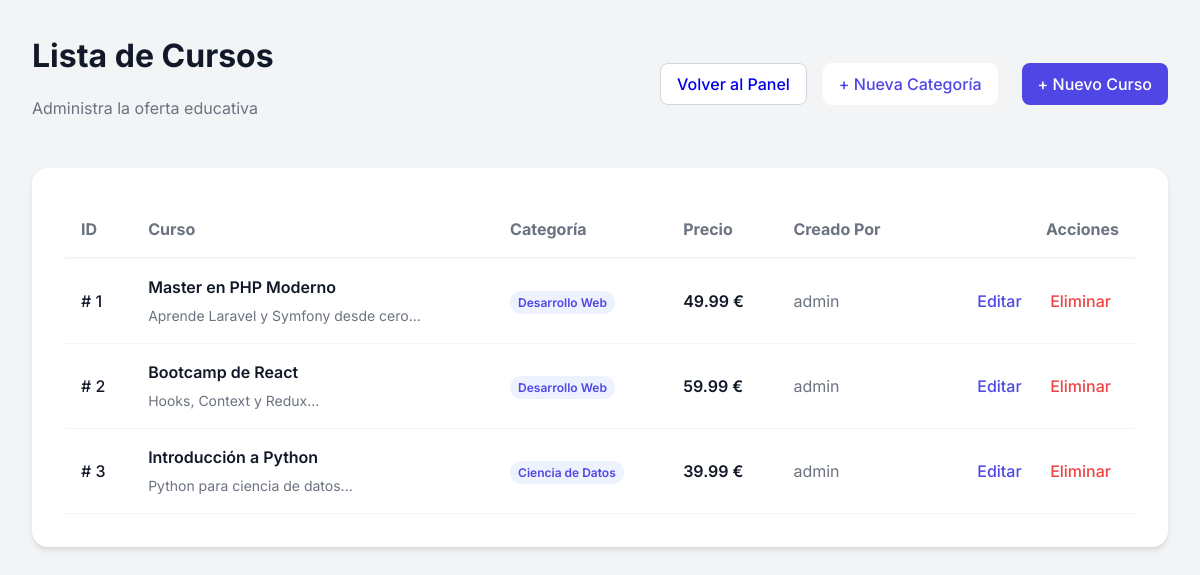
The app's page /operaciones/listar.php (signed in), older data.
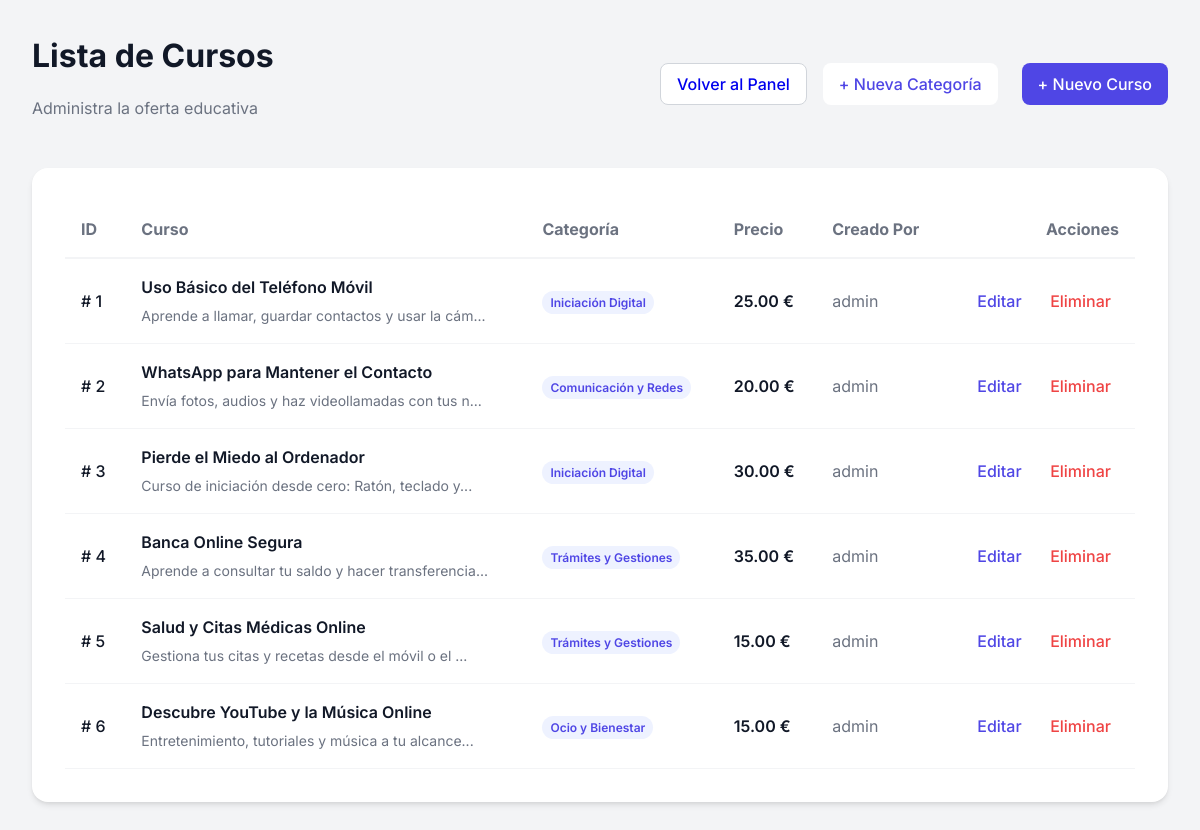
The same page, newer data.
### tables this page shows
CREATE TABLE IF NOT EXISTS cursos (
    id INT AUTO_INCREMENT PRIMARY KEY,
    titulo VARCHAR(150) NOT NULL,
    descripcion TEXT,
    precio DECIMAL(10, 2) DEFAULT 0.00,
    categoria_id INT,
    creado_por INT,
    fecha_creacion TIMESTAMP DEFAULT CURRENT_TIMESTAMP,
    FOREIGN KEY (categoria_id) REFERENCES categorias(id) ON DELETE SET NULL,
    FOREIGN KEY (creado_por) REFERENCES usuarios(id) ON DELETE SET NULL
);

CREATE TABLE IF NOT EXISTS categorias (
    id INT AUTO_INCREMENT PRIMARY KEY,
    nombre VARCHAR(100) NOT NULL UNIQUE,
    descripcion TEXT
);

CREATE TABLE IF NOT EXISTS usuarios (
    id INT AUTO_INCREMENT PRIMARY KEY,
    usuario VARCHAR(50) NOT NULL UNIQUE,
    email VARCHAR(100) NOT NULL UNIQUE,
    clave VARCHAR(255) NOT NULL,  
    rol ENUM('admin', 'estudiante', 'profesor') DEFAULT 'estudiante',
    fecha_creacion TIMESTAMP DEFAULT CURRENT_TIMESTAMP
);

### operaciones/listar.php (the view, shortened to what this page needs)
<?php
require_once '../configuracion/conexion.php';
$consulta = $conexion->query("
    SELECT cursos.*, categorias.nombre as nombre_categoria, usuarios.usuario as instructor
    FROM cursos
    LEFT JOIN categorias ON cursos.categoria_id = categorias.id
    LEFT JOIN usuarios ON cursos.creado_por = usuarios.id
    ORDER BY cursos.fecha_creacion DESC
");
$cursos = $consulta->fetchAll();
?>
<!DOCTYPE html>
<html lang="es">
<head>
    <link rel="stylesheet" href="../recursos/estilos/estilos.css">
</head>
<body>
    <div class="contenedor">
        <div class="cabecera-lista">
            <div>
                <h1 class="titulo-lista">Lista de Cursos</h1>
                <p class="subtitulo-lista">Administra la oferta educativa</p>
            </div>
            <div class="acciones-cabecera">
                <a href="../panel.php" class="btn btn-volver">Volver al Panel</a>
                <a href="crear_categoria.php" class="btn btn-claro" style="margin-right: 0.5rem;">+ Nueva Categoría</a>
                <a href="crear.php" class="btn btn-primario">+ Nuevo Curso</a>
            </div>
        </div>
        <div class="tarjeta contenedor-tabla">
            <table class="tabla-base">
                <thead>
                    <tr>
                        <th>ID</th>
                        <th>Curso</th>
                        <th>Categoría</th>
                        <th>Precio</th>
                        <th>Creado Por</th>
                        <th class="td-derecha">Acciones</th>
                    </tr>
                </thead>
                <tbody>
                    <?php foreach ($cursos as $curso): ?>
                        <tr class="fila-tabla">
                            <td style="font-weight: 500;">#
                                <?= $curso['id'] ?>
                            </td>
                            <td class="celda-curso">
                                <div class="titulo-curso">
                                    <?= htmlspecialchars($curso['titulo']) ?>
                                </div>
                                <small class="descripcion-curso">
                                    <?= htmlspecialchars(substr($curso['descripcion'], 0, 50)) ?>...
                                </small>
                            </td>
                            <td>
                                <span class="badge-categoria">
                                    <?= htmlspecialchars($curso['nombre_categoria'] ?? 'Sin Categoría') ?>
                                </span>
                            </td>
                            <td class="precio-curso">
                                <?= number_format($curso['precio'], 2) ?> €
                            </td>
                            <td style="color: var(--texto-secundario);">
                                <?= htmlspecialchars($curso['instructor'] ?? 'Sistema') ?>
                            </td>
                            <td class="td-derecha">
                                <a href="editar.php?id=<?= $curso['id'] ?>" class="btn btn-texto-primario">Editar</a>
                                <a href="eliminar.php?id=<?= $curso['id'] ?>" class="btn btn-texto-peligro"
                                    onclick="return confirm('¿Estás seguro de eliminar este curso?');">Eliminar</a>
                            </td>
                        </tr>
                    <?php endforeach; ?>
                </tbody>
            </table>
        </div>
    </div>
</body>
</html>

### recursos/estilos/base.css (style rules this page uses)
:root { --color-primario: #4F46E5; --color-primario-hover: #4338ca; --color-fondo: #F3F4F6; --color-superficie: #FFFFFF; --texto-principal: #111827; --texto-secundario: #6B7280; --color-acento: #10B981; --color-peligro: #EF4444; --sombra-sm: 0 1px 2px 0 rgba(0, 0, 0, 0.05); --sombra-md: 0 4px 6px -1px rgba(0, 0, 0, 0.1), 0 2px 4px -1px rgba(0, 0, 0, 0.06); --sombra-lg: 0 10px 15px -3px rgba(0, 0, 0, 0.1), 0 4px 6px -2px rgba(0, 0, 0, 0.05); --radio-md: 0.5rem; --radio-lg: 1rem; }
body { font-family: 'Inter', system-ui, -apple-system, sans-serif; background-color: var(--color-fondo); color: var(--texto-principal); margin: 0; padding: 0; line-height: 1.5; }
.contenedor { max-width: 1200px; margin: 0 auto; padding: 2rem; }

### recursos/estilos/componentes.css (style rules this page uses)
.tarjeta { background: var(--color-superficie); border-radius: var(--radio-lg); box-shadow: var(--sombra-md); padding: 2rem; border: 1px solid rgba(255, 255, 255, 0.1); backdrop-filter: blur(10px); }
.btn { display: inline-flex; align-items: center; justify-content: center; padding: 0.5rem 1rem; border-radius: var(--radio-md); font-weight: 500; transition: all 0.2s ease; cursor: pointer; border: none; text-decoration: none; }
.btn-primario { background-color: var(--color-primario); color: white; }
.btn-claro { background: white; color: var(--color-primario); }
.btn-texto-primario { color: var(--color-primario); padding: 0.25rem 0.5rem; margin-right: 0.5rem; }
.btn-texto-peligro { color: var(--color-peligro); padding: 0.25rem 0.5rem; }
.badge-categoria { background: #EEF2FF; color: var(--color-primario); padding: 0.25rem 0.5rem; border-radius: 999px; font-size: 0.75rem; font-weight: 600; }

### recursos/estilos/paginas/tabla.css (style rules this page uses)
.contenedor-tabla { overflow-x: auto; }
.tabla-base { width: 100%; border-collapse: collapse; }
.tabla-base thead { text-align: left; border-bottom: 2px solid #F3F4F6; }
.tabla-base th { padding: 1rem; color: var(--texto-secundario); }
.tabla-base tbody tr { border-bottom: 1px solid #F3F4F6; }
.tabla-base td { padding: 1rem; }
.tabla-base .td-derecha { text-align: right; }
.fila-tabla { border-bottom: 1px solid #F3F4F6; }
.celda-curso { padding: 1rem; }
.titulo-curso { font-weight: 600; margin-bottom: 0.25rem; }
.descripcion-curso { color: var(--texto-secundario); font-size: 0.875rem; }
.precio-curso { padding: 1rem; font-weight: 600; }
.cabecera-lista { display: flex; justify-content: space-between; align-items: center; margin-bottom: 2rem; }
.titulo-lista { margin: 0; }
.subtitulo-lista { color: var(--texto-secundario); }
.acciones-cabecera { display: flex; gap: 1rem; }
.btn-volver { background: white; border: 1px solid #D1D5DB; }

Row changes from the older to the newer data that the page shows:
changed cursos id 1: titulo "Master en PHP Moderno" → "Uso Básico del Teléfono Móvil"; descripcion "Aprende Laravel y Symfony desde cero" → "Aprende a llamar, guardar contactos y usar la cám"; categoria.nombre "Desarrollo Web" → "Iniciación Digital"; precio "49.99" → "25.00"
changed cursos id 2: titulo "Bootcamp de React" → "WhatsApp para Mantener el Contacto"; descripcion "Hooks, Context y Redux" → "Envía fotos, audios y haz videollamadas con tus n"; categoria.nombre "Desarrollo Web" → "Comunicación y Redes"; precio "59.99" → "20.00"
changed cursos id 3: titulo "Introducción a Python" → "Pierde el Miedo al Ordenador"; descripcion "Python para ciencia de datos" → "Curso de iniciación desde cero: Ratón, teclado y"; categoria.nombre "Ciencia de Datos" → "Iniciación Digital"; precio "39.99" → "30.00"
added cursos: id "4", titulo "Banca Online Segura", descripcion "Aprende a consultar tu saldo y hacer transferencia", categoria.nombre "Trámites y Gestiones", precio "35.00", creado_por.usuario "admin"
added cursos: id "5", titulo "Salud y Citas Médicas Online", descripcion "Gestiona tus citas y recetas desde el móvil o el", categoria.nombre "Trámites y Gestiones", precio "15.00", creado_por.usuario "admin"
added cursos: id "6", titulo "Descubre YouTube y la Música Online", descripcion "Entretenimiento, tutoriales y música a tu alcance", categoria.nombre "Ocio y Bienestar", precio "15.00", creado_por.usuario "admin"
